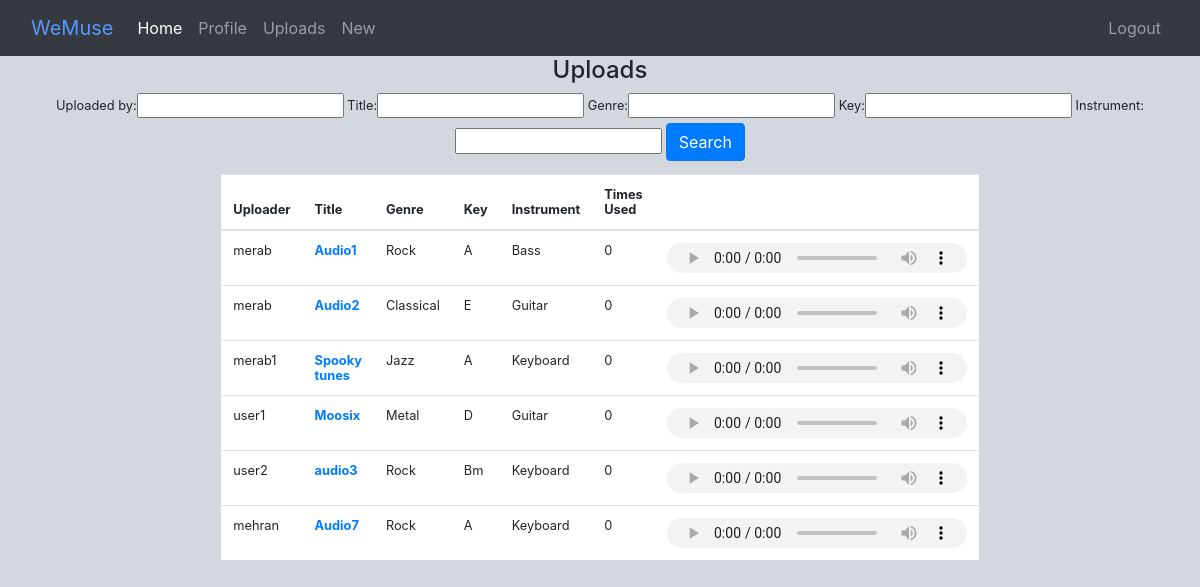
The app's page /upload_list/ (signed in) with its own data.
### musix/models.py (models this page shows, shortened)
class Audio(models.Model):
    KEY_CHOICES = (
        ('A', 'A'), ('B', 'B'), ('C', 'C'), ('D', 'D'), ('E', 'E'), ('F', 'F'), ('G', 'G'),
        ('Ab', 'Ab'), ('Bb', 'Bb'), ('Db', 'Db'), ('Eb', 'Eb'), ('Gb', 'Gb'),
        ('Am', 'Am'), ('Bm', 'Bm'), ('Cm', 'Cm'), ('Dm', 'Dm'), ('Em', 'Em'), ('Fm', 'Fm'), ('Gm', 'Gm'),
        ('Abm', 'Abm'), ('Bbm', 'Bbm'), ('Dbm', 'Dbm'), ('Ebm', 'Ebm'), ('Gbm', 'Gbm'),
    )
    INSTRUMENTS = (
        ('Vocals', 'Vocals'), ('Guitar', 'Guitar'), ('Bass', 'Bass'), ('Keyboard', 'Keyboard'), ('Drums', 'Drums'), ('Violin', 'Violin')
    )
    uploader = models.ForeignKey(User, on_delete=models.CASCADE)
    title = models.CharField(max_length=100, unique=True)
    genre = models.CharField(max_length=100)
    instrument = models.CharField(max_length=100, choices=INSTRUMENTS, default="Guitar")
    key = models.CharField(max_length=100, choices=KEY_CHOICES, default="A")
    mp3 = models.FileField(upload_to='audio/mp3s/')
    sample_count = models.IntegerField(default=0)

### music_site/views.py (the view)
# urls.py: path('upload_list/', views.upload_list, name='upload_list'),
def upload_list(request):
    uploads = Audio.objects.all()
    myFilter = AudioFilter(request.GET, queryset=uploads)
    uploads = myFilter.qs
    return render(request, 'music_site/upload_list.html', {'uploads': uploads, 'filter': myFilter})

### templates/music_site/upload_list.html
{% extends "music_site/base.html" %}
{% load crispy_forms_tags %}
{% block content %}
<h2>Uploads</h2>
<div class="filter">
<form method="get">
    {{ filter.form }}
    <button class ="btn btn-primary" type="submit"> Search </button>
</form>
    </div>
<table class="table table-hover">
    <thead>
        <tr>
            <th>Uploader</th>
            <th>Title</th>
            <th>Genre</th>
            <th>Key</th>
            <th>Instrument</th>
            <th>Times Used</th>
            <th></th>
        </tr>
    </thead>
    <tbody>
        {% for upload in uploads %}
            <tr>
                <td> {{ upload.uploader }}</td>
                <td>  <b> <a href="{% url 'details' upload.pk %}"> {{ upload.title }} </a> </b>  </td>
                <td> {{ upload.genre }}</td>
                <td> {{ upload.key }}</td>
                <td> {{ upload.instrument }}
                </td>
                <td> {{ upload.sample_count }}</td>
                <td> <audio controls>
                    <source src="{{ upload.mp3.url }}" type="audio/mpeg">
                </audio>
                </td>
            </tr>
        {% endfor %}
    </tbody>
</table>
{% endblock %}

### templates/styles.css (style rules this page uses)
h2 { text-align: center; font-size: 150%; }
.table { width: 50%; margin-left: auto; margin-right: auto; font-size: 80%; background-color: white; }
audio { height: 30px; }
.filter { text-align: center; font-size: 80%; }
body { background-color: #d3d8de; }

### records on screen
Audio: uploader "merab", title "Audio1", genre "Rock", key "A", instrument "Bass", sample_count "0"
Audio: uploader "merab", title "Audio2", genre "Classical", key "E", instrument "Guitar", sample_count "0"
Audio: uploader "merab1", title "Spooky tunes", genre "Jazz", key "A", instrument "Keyboard", sample_count "0"
Audio: uploader "user1", title "Moosix", genre "Metal", key "D", instrument "Guitar", sample_count "0"
Audio: uploader "user2", title "audio3", genre "Rock", key "Bm", instrument "Keyboard", sample_count "0"
Audio: uploader "mehran", title "Audio7", genre "Rock", key "A", instrument "Keyboard", sample_count "0"
